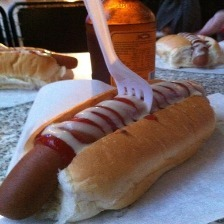
#> input picture module_4/image_classifications/dataset/train/hotdog/040cf96d-825b-4d88-96af-88c4bdad729c.jpg, 224 x 224 px, given in place of lenna.png, which was not available
$ jupyter execute '2 5 2_Spatial_Filtering_cv2.ipynb'   (shell and % lines are left out)   (older library calls are emulated)   (text cells are left out)
#> lines starting #> are read from the running program, lines starting #| are printed output that depends on the picture; after the words box and inside, x2 and y2 are one past the last pixel; in counts of white or black regions, pixels touching at a corner belong together; pictures that were not available may be replaced by others from this repository, and a replacement may not be noted
[cell 1]
# Used to view the images
import matplotlib.pyplot as plt
# Used to perform filtering on an image
import cv2
# Used to create kernels for filtering
import numpy as np

[cell 2]
def plot_image(image_1, image_2,title_1="Orignal",title_2="New Image"):
    plt.figure(figsize=(10,10))
    plt.subplot(1, 2, 1)
    plt.imshow(cv2.cvtColor(image_1, cv2.COLOR_BGR2RGB))
    plt.title(title_1)
    plt.subplot(1, 2, 2)
    plt.imshow(cv2.cvtColor(image_2, cv2.COLOR_BGR2RGB))
    plt.title(title_2)
    plt.show()

[cell 3]
# Loads the image from the specified file
image = cv2.imread("lenna.png")
#> image is the input picture: shape (224, 224, 3); mean B, G, R 91.8, 94.5, 113.5
print(image)
#> (printed output is left out)
# Converts the order of the color from BGR (Blue Green Red) to RGB (Red Green Blue) then renders the image from the array of data
plt.imshow(cv2.cvtColor(image, cv2.COLOR_BGR2RGB))

[cell 4]
# Get the number of rows and columns in the image
rows, cols,_= image.shape
#> rows = 224; cols = 224
# Creates values using a normal distribution with a mean of 0 and standard deviation of 15, the values are converted to unit8 which means the values are between 0 and 255
noise = np.random.normal(0,15,(rows,cols,3)).astype(np.uint8)
# Add the noise to the image
noisy_image = image + noise
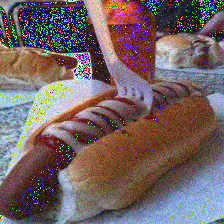
#> noisy_image: shape (224, 224, 3); mean B, G, R 100.7, 99, 115.2
# Plots the original image and the image with noise using the function defined at the top
plot_image(image, noisy_image, title_1="Orignal",title_2="Image Plus Noise")

[cell 5]
# Create a kernel which is a 6 by 6 array where each value is 1/36
kernel = np.ones((6,6))/36

[cell 6]
# Filters the images using the kernel
image_filtered = cv2.filter2D(src=noisy_image, ddepth=-1, kernel=kernel)

[cell 7]
# Plots the Filtered and Image with Noise using the function defined at the top
plot_image(image_filtered, noisy_image,title_1="Filtered image",title_2="Image Plus Noise")

[cell 8]
# Creates a kernel which is a 4 by 4 array where each value is 1/16
kernel = np.ones((4,4))/16
# Filters the images using the kernel
image_filtered=cv2.filter2D(src=noisy_image,ddepth=-1,kernel=kernel)
# Plots the Filtered and Image with Noise using the function defined at the top
plot_image(image_filtered , noisy_image,title_1="filtered image",title_2="Image Plus Noise")

[cell 9]
# Filters the images using GaussianBlur on the image with noise using a 4 by 4 kernel
image_filtered = cv2.GaussianBlur(noisy_image,(5,5),sigmaX=4,sigmaY=4)
# Plots the Filtered Image then the Unfiltered Image with Noise
plot_image(image_filtered , noisy_image,title_1="Filtered image",title_2="Image Plus Noise")

[cell 10]
# Filters the images using GaussianBlur on the image with noise using a 11 by 11 kernel
image_filtered = cv2.GaussianBlur(noisy_image,(11,11),sigmaX=10,sigmaY=10)
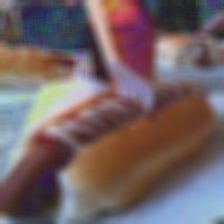
#> image_filtered: shape (224, 224, 3); mean B, G, R 100.6, 98.9, 115.2
# Plots the Filtered Image then the Unfiltered Image with Noise
plot_image(image_filtered , noisy_image,title_1="filtered image",title_2="Image Plus Noise")

[cell 11]
# Common Kernel for image sharpening
kernel = np.array([[-1,-1,-1],
                   [-1, 9,-1],
                   [-1,-1,-1]])
# Applys the sharpening filter using kernel on the original image without noise
sharpened = cv2.filter2D(image, -1, kernel)
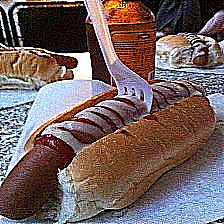
#> sharpened: shape (224, 224, 3); mean B, G, R 95.1, 97.4, 114.3
# Plots the sharpened image and the original image without noise
plot_image(sharpened , image, title_1="Sharpened image",title_2="Image")
#> in plot_image (call 6), `plt.show()`:
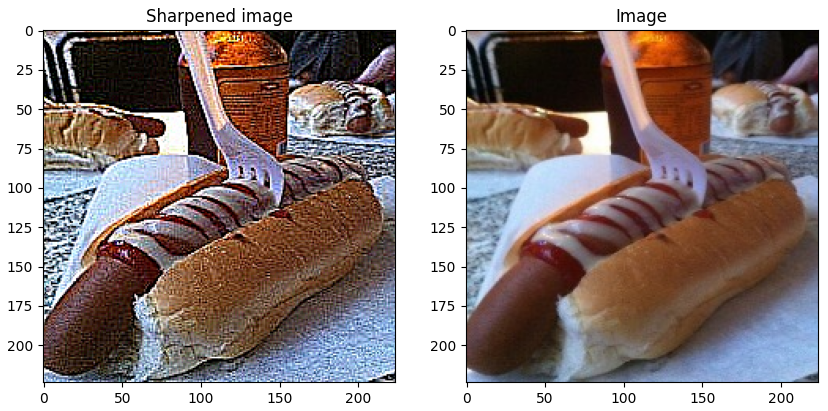
#> figure drawn by matplotlib, 2 panels

[cell 12]
# Loads the image from the specified file
img_gray = cv2.imread('barbara.png', cv2.IMREAD_GRAYSCALE)
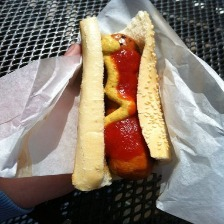
#> input picture module_4/image_classifications/dataset/train/hotdog/04523182-b491-41d1-a83e-11a74c62fcbe.jpg, 224 x 224 px, given in place of barbara.png, which was not available
#> img_gray: shape (224, 224); min 0, max 255, mean 125.7
print(img_gray)
#> (printed output is left out)
# Renders the image from the array of data, notice how it is 2 diemensional instead of 3 diemensional because it has no color
plt.imshow(img_gray ,cmap='gray')

[cell 13]
# Filters the images using GaussianBlur on the image with noise using a 3 by 3 kernel
img_gray = cv2.GaussianBlur(img_gray,(3,3),sigmaX=0.1,sigmaY=0.1)
# Renders the filtered image
plt.imshow(img_gray ,cmap='gray')

[cell 14]
ddepth = cv2.CV_16S
# Applys the filter on the image in the X direction
grad_x = cv2.Sobel(src=img_gray, ddepth=ddepth, dx=1, dy=0, ksize=3)

[cell 15]
plt.imshow(grad_x,cmap='gray')

[cell 16]
# Applys the filter on the image in the X direction
grad_y = cv2.Sobel(src=img_gray, ddepth=ddepth, dx=0, dy=1, ksize=3)
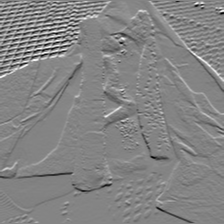
#> grad_y: shape (224, 224) int16; min -806, max 745, mean -2; drawn with min black and max white
plt.imshow(grad_y,cmap='gray')

[cell 17]
# Converts the values back to a number between 0 and 255
abs_grad_x = cv2.convertScaleAbs(grad_x)
abs_grad_y = cv2.convertScaleAbs(grad_y)
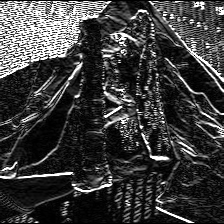
#> abs_grad_y: shape (224, 224); min 0, max 255, mean 60.1

[cell 18]
# Adds the derivative in the X and Y direction
grad = cv2.addWeighted(abs_grad_x, 0.5, abs_grad_y, 0.5, 0)
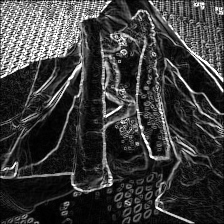
#> grad: shape (224, 224); min 0, max 255, mean 60.6

[cell 19]
# Make the figure bigger and renders the image
plt.figure(figsize=(10,10))
plt.imshow(grad,cmap='gray')

[cell 20]
# Load the camera man image
image = cv2.imread("cameraman.jpeg",cv2.IMREAD_GRAYSCALE)
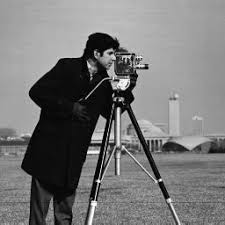
#> input picture module_2/spatial_filtering/cameraman.jpeg, 225 x 225 px
#> image is the input picture: shape (225, 225); min 0, max 255, mean 118.9
# Make the image larger when it renders
plt.figure(figsize=(10,10))
# Renders the image
plt.imshow(image,cmap="gray")

[cell 21]
# Filter the image using Median Blur with a kernel of size 5
filtered_image = cv2.medianBlur(image, 5)
# Make the image larger when it renders
plt.figure(figsize=(10,10))
# Renders the image
plt.imshow(filtered_image,cmap="gray")

[cell 22]
# Returns ret which is the threshold used and outs which is the image
ret, outs = cv2.threshold(src = image, thresh = 0, maxval = 255, type = cv2.THRESH_OTSU+cv2.THRESH_BINARY_INV)
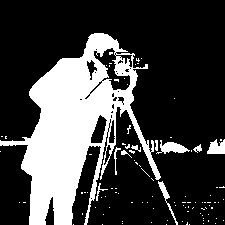
#> outs: shape (225, 225); 26.2% white; 102 white regions (92 under 20 px), largest, box (x1, y1, x2, y2) and area: (0, 33, 161, 225) 12222, (156, 140, 190, 154) 236, (207, 139, 225, 154) 195
#> ret = 88

# Make the image larger when it renders
plt.figure(figsize=(10,10))

# Render the image
plt.imshow(outs, cmap='gray')
